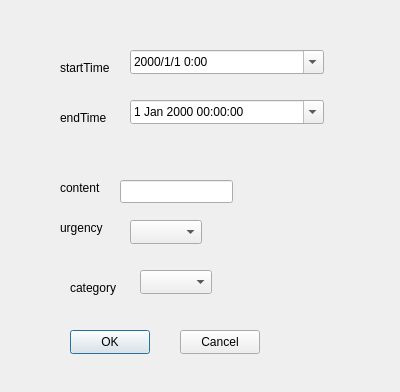
<?xml version="1.0" encoding="UTF-8"?>
<ui version="4.0">
 <class>AddAffairDialog</class>
 <widget class="QDialog" name="AddAffairDialog">
  <property name="geometry">
   <rect>
    <x>0</x>
    <y>0</y>
    <width>400</width>
    <height>392</height>
   </rect>
  </property>
  <property name="windowTitle">
   <string>Dialog</string>
  </property>
  <widget class="QLabel" name="label_startTime">
   <property name="geometry">
    <rect>
     <x>60</x>
     <y>60</y>
     <width>54</width>
     <height>16</height>
    </rect>
   </property>
   <property name="text">
    <string>startTime</string>
   </property>
  </widget>
  <widget class="QLabel" name="label_endTime">
   <property name="geometry">
    <rect>
     <x>60</x>
     <y>110</y>
     <width>54</width>
     <height>16</height>
    </rect>
   </property>
   <property name="text">
    <string>endTime</string>
   </property>
  </widget>
  <widget class="QLabel" name="label_content">
   <property name="geometry">
    <rect>
     <x>60</x>
     <y>180</y>
     <width>54</width>
     <height>16</height>
    </rect>
   </property>
   <property name="text">
    <string>content</string>
   </property>
  </widget>
  <widget class="QLabel" name="label_urgency">
   <property name="geometry">
    <rect>
     <x>60</x>
     <y>220</y>
     <width>54</width>
     <height>16</height>
    </rect>
   </property>
   <property name="text">
    <string>urgency</string>
   </property>
  </widget>
  <widget class="QLabel" name="label_category">
   <property name="geometry">
    <rect>
     <x>70</x>
     <y>280</y>
     <width>54</width>
     <height>16</height>
    </rect>
   </property>
   <property name="text">
    <string>category</string>
   </property>
  </widget>
  <widget class="QLineEdit" name="edit_content">
   <property name="geometry">
    <rect>
     <x>120</x>
     <y>180</y>
     <width>113</width>
     <height>23</height>
    </rect>
   </property>
  </widget>
  <widget class="QComboBox" name="cmb_urgency">
   <property name="geometry">
    <rect>
     <x>130</x>
     <y>220</y>
     <width>72</width>
     <height>24</height>
    </rect>
   </property>
  </widget>
  <widget class="QComboBox" name="cmb_category">
   <property name="geometry">
    <rect>
     <x>140</x>
     <y>270</y>
     <width>72</width>
     <height>24</height>
    </rect>
   </property>
  </widget>
  <widget class="QDateTimeEdit" name="edit_startTime">
   <property name="geometry">
    <rect>
     <x>130</x>
     <y>50</y>
     <width>194</width>
     <height>24</height>
    </rect>
   </property>
   <property name="displayFormat">
    <string>yyyy/M/d H:mm</string>
   </property>
   <property name="calendarPopup">
    <bool>true</bool>
   </property>
  </widget>
  <widget class="QDateTimeEdit" name="edit_endTime">
   <property name="geometry">
    <rect>
     <x>130</x>
     <y>100</y>
     <width>194</width>
     <height>24</height>
    </rect>
   </property>
   <property name="calendarPopup">
    <bool>true</bool>
   </property>
  </widget>
  <widget class="QPushButton" name="btn_confirm">
   <property name="geometry">
    <rect>
     <x>70</x>
     <y>330</y>
     <width>80</width>
     <height>24</height>
    </rect>
   </property>
   <property name="text">
    <string>OK</string>
   </property>
  </widget>
  <widget class="QPushButton" name="btn_cancel">
   <property name="geometry">
    <rect>
     <x>180</x>
     <y>330</y>
     <width>80</width>
     <height>24</height>
    </rect>
   </property>
   <property name="text">
    <string>Cancel</string>
   </property>
  </widget>
 </widget>
 <resources/>
 <connections/>
</ui>
